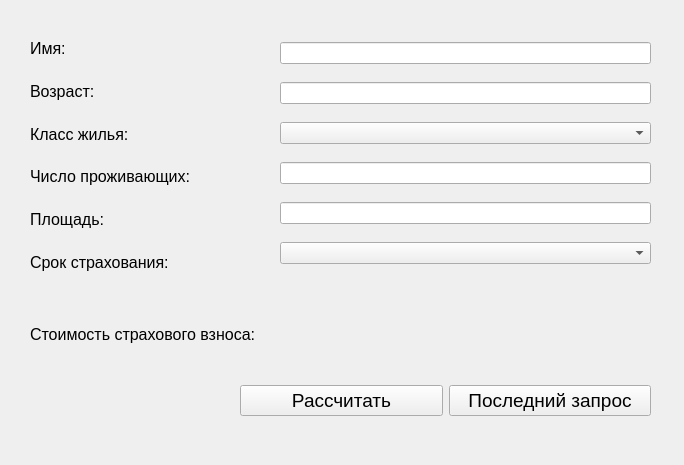
<?xml version="1.0" encoding="UTF-8"?>
<ui version="4.0">
 <class>MainWindow</class>
 <widget class="QMainWindow" name="MainWindow">
  <property name="geometry">
   <rect>
    <x>0</x>
    <y>0</y>
    <width>684</width>
    <height>465</height>
   </rect>
  </property>
  <property name="windowTitle">
   <string>MainWindow</string>
  </property>
  <widget class="QWidget" name="centralwidget">
   <widget class="QWidget" name="layoutWidget">
    <property name="geometry">
     <rect>
      <x>30</x>
      <y>320</y>
      <width>421</width>
      <height>29</height>
     </rect>
    </property>
    <layout class="QHBoxLayout" name="horizontalLayout">
     <item>
      <widget class="QLabel" name="label_7">
       <property name="font">
        <font>
         <pointsize>12</pointsize>
        </font>
       </property>
       <property name="text">
        <string>Стоимость страхового взноса:</string>
       </property>
      </widget>
     </item>
     <item>
      <widget class="QLabel" name="Output">
       <property name="font">
        <font>
         <pointsize>12</pointsize>
        </font>
       </property>
       <property name="text">
        <string/>
       </property>
      </widget>
     </item>
    </layout>
   </widget>
   <widget class="QWidget" name="layoutWidget">
    <property name="geometry">
     <rect>
      <x>280</x>
      <y>30</y>
      <width>371</width>
      <height>251</height>
     </rect>
    </property>
    <layout class="QVBoxLayout" name="verticalLayout">
     <item>
      <widget class="QLineEdit" name="Name"/>
     </item>
     <item>
      <widget class="QLineEdit" name="Age"/>
     </item>
     <item>
      <widget class="QComboBox" name="Clases"/>
     </item>
     <item>
      <widget class="QLineEdit" name="Quantity"/>
     </item>
     <item>
      <widget class="QLineEdit" name="Square"/>
     </item>
     <item>
      <widget class="QComboBox" name="Time"/>
     </item>
    </layout>
   </widget>
   <widget class="QWidget" name="layoutWidget">
    <property name="geometry">
     <rect>
      <x>30</x>
      <y>30</y>
      <width>251</width>
      <height>251</height>
     </rect>
    </property>
    <layout class="QVBoxLayout" name="verticalLayout_2">
     <item>
      <widget class="QLabel" name="label">
       <property name="font">
        <font>
         <pointsize>12</pointsize>
        </font>
       </property>
       <property name="text">
        <string>Имя:</string>
       </property>
      </widget>
     </item>
     <item>
      <widget class="QLabel" name="label_2">
       <property name="font">
        <font>
         <pointsize>12</pointsize>
        </font>
       </property>
       <property name="text">
        <string>Возраст:</string>
       </property>
      </widget>
     </item>
     <item>
      <widget class="QLabel" name="label_3">
       <property name="font">
        <font>
         <pointsize>12</pointsize>
        </font>
       </property>
       <property name="text">
        <string>Класс жилья:</string>
       </property>
      </widget>
     </item>
     <item>
      <widget class="QLabel" name="label_4">
       <property name="font">
        <font>
         <pointsize>12</pointsize>
        </font>
       </property>
       <property name="text">
        <string>Число проживающих:</string>
       </property>
      </widget>
     </item>
     <item>
      <widget class="QLabel" name="label_5">
       <property name="font">
        <font>
         <pointsize>12</pointsize>
        </font>
       </property>
       <property name="text">
        <string>Площадь:</string>
       </property>
      </widget>
     </item>
     <item>
      <widget class="QLabel" name="label_6">
       <property name="font">
        <font>
         <pointsize>12</pointsize>
        </font>
       </property>
       <property name="text">
        <string>Срок страхования:</string>
       </property>
      </widget>
     </item>
    </layout>
   </widget>
   <widget class="QWidget" name="layoutWidget">
    <property name="geometry">
     <rect>
      <x>240</x>
      <y>380</y>
      <width>411</width>
      <height>42</height>
     </rect>
    </property>
    <layout class="QHBoxLayout" name="horizontalLayout_2">
     <item>
      <widget class="QPushButton" name="Count">
       <property name="font">
        <font>
         <pointsize>14</pointsize>
        </font>
       </property>
       <property name="text">
        <string>Рассчитать</string>
       </property>
      </widget>
     </item>
     <item>
      <widget class="QPushButton" name="Previous">
       <property name="font">
        <font>
         <pointsize>14</pointsize>
        </font>
       </property>
       <property name="text">
        <string>Последний запрос</string>
       </property>
      </widget>
     </item>
    </layout>
   </widget>
  </widget>
 </widget>
 <resources/>
 <connections/>
</ui>
